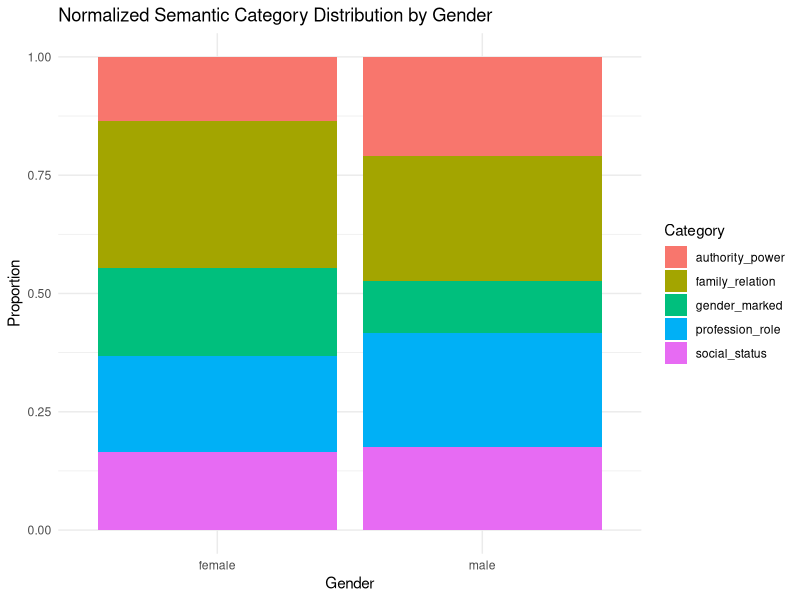

Write the R code that produced this figure.
## ---- chunk 1
knitr::opts_chunk$set(echo = TRUE)
knitr::opts_chunk$set(message = FALSE)
knitr::opts_chunk$set(warning = FALSE)
knitr::opts_chunk$set(error = FALSE)
## ---- chunk 2
library(tidyverse)
library(kableExtra)

data <- read.csv("wordnet_embedding_classification_results_manually_fixed.csv")
data <- data %>%
  filter(gender_side %in% c("male", "female"))

kable(head(data)) %>%
  kable_styling(full_width = FALSE)
## ---- chunk 3
term_category_counts <- data %>%
  group_by(main_term, gender_side, assigned_category) %>%
  summarise(count = n(), .groups = "drop")
## ---- chunk 4
term_category_percentages <- term_category_counts %>%
  group_by(main_term, gender_side) %>%
  mutate(
    term_total = sum(count),
    percentage = count / term_total * 100
  ) %>%
  ungroup()
## ---- chunk 5
normalized_gender_distribution <- term_category_percentages %>%
  group_by(gender_side, assigned_category) %>%
  summarise(
    mean_percentage = mean(percentage),
    .groups = "drop"
  )
## ---- chunk 6
ggplot(normalized_gender_distribution,
       aes(x = gender_side, y = mean_percentage, fill = assigned_category)) +
  geom_col(position = "fill") +
  labs(
    title = "Normalized Semantic Category Distribution by Gender",
    x = "Gender",
    y = "Proportion",
    fill = "Category"
  ) +
  theme_minimal()
